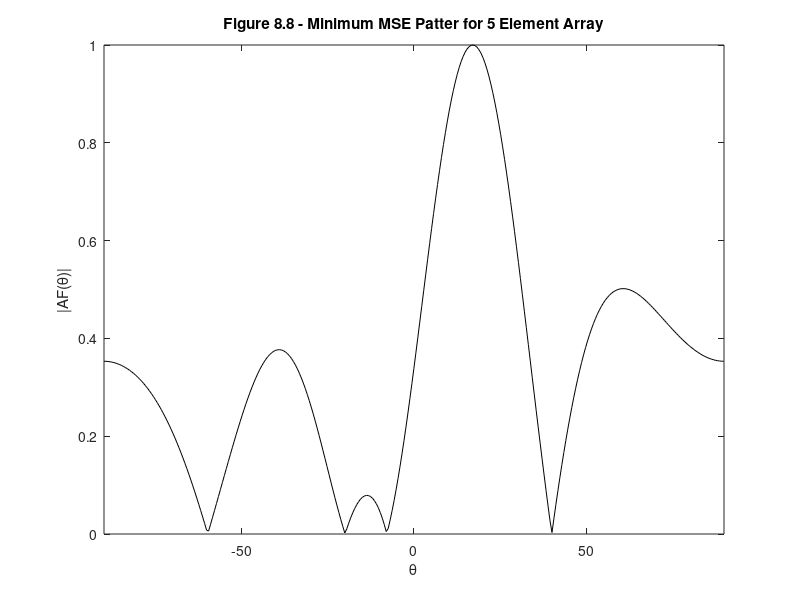

Recreate this plot in MATLAB.
%%%%%%%%%%%%%%%%%%%%%%%%%%%%%%%%%%%%%%%%%%%%%%%%%%%%%%%%%%%%%%%
%%                                                           %%
%%  ******************************************************   %%
%%  * Smart Antennas for Wireless Applications w/ Matlab *   %%
%%  ******************************************************   %%
%%                                                           %%
%% Chapter 8: Ex 8.3                                         %%
%%                                                           %%
%% Author: Frank Gross                                       %%
%% McGraw-Hill, 2005                                         %%
%% Date:  3/05/2005                                          %%
%%                                                           %%
%% This code produces Figure 8.8, determines the weights for %%
%%     directing the main beam of an N = 5, d = 0.5 ULA      %%
%%     towards a desired user at tho = 20 deg and nulling    %%
%%     interferers at -20, 40 deg using the Min MSE method.  %%
%%     The resulting weighted array factor pattern is plotted%%
%%     vs. arrival angle.                                    %%
%%%%%%%%%%%%%%%%%%%%%%%%%%%%%%%%%%%%%%%%%%%%%%%%%%%%%%%%%%%%%%%      

%%------------------- Define Variables:----------------------%%
% M - # of elements in array                                  %
% d - element spacing in wavelengths                          %
% theta - arrival angle of desired users and interferers (rad)%
% ang - theta in deg                                          %
% th0 - desired user AOA (deg)                                %
% th1, th2 - interferer AOA (deg)                             %
% a0,a1,a2 - steering vectors of desired user and interferers %
% A - matrix of interferer steering vectors                   %
% Rss - signal correlation matrix                             %
% Rnn - noise correlation matrix                              %
% Rii - interferer correlation matrix                         %
% Ruu - total undesired signal correlation matrix             %
% Rxx - total received signal correlation matrix              %
% w - weights of ULA determined using Min MSE method          %
% th - range of AOA's (rad)                                   %
% y - weighted array output                                   %
%%-----------------------------------------------------------%%

%%----- Given Values -----%%

M = 5; d = 0.5; sig2 = .001;

theta = -pi/2:.01:pi/2; ang = theta*180/pi;

th0 = 20*pi/180; th1 = -20*pi/180; th2 = 40*pi/180;

%%----- Determine steering vectors and matrix of steering vectors -----%%

n=1:M;
a0 = exp(1j*2*pi*d*(n-1)*sin(th0)).';   % received angle steering vector
a1 = exp(1j*2*pi*d*(n-1)*sin(th1)).';     % interferer 1 steering vector
a2 = exp(1j*2*pi*d*(n-1)*sin(th2)).';      % interferer 2 steering vector
A = [a1 a2];

%%----- Determine Correlation Matrices -----%%

Rss = a0*a0';
Rnn = sig2*eye(M);              
Rii = A*A';              
Ruu = Rii + Rnn; 
Rxx = Ruu + Rss;

%%----- Determine weights using max SIR method -----%%

w = inv(Rxx)*a0;        

for j = 1:length(theta)
    th = theta(j);
    aa = exp(1j*2*pi*d*(n-1)*sin(th)).';
    y(j) = w'*aa;
end

%%----- Plot Results -----%%

figure(1), plot(ang,abs(y)/max(abs(y)),'k')
xlabel('\theta'), ylabel('|AF(\theta)|')
title('\bfFigure 8.8 - Minimum MSE Patter for 5 Element Array')
axis([-90 90 0 1])
